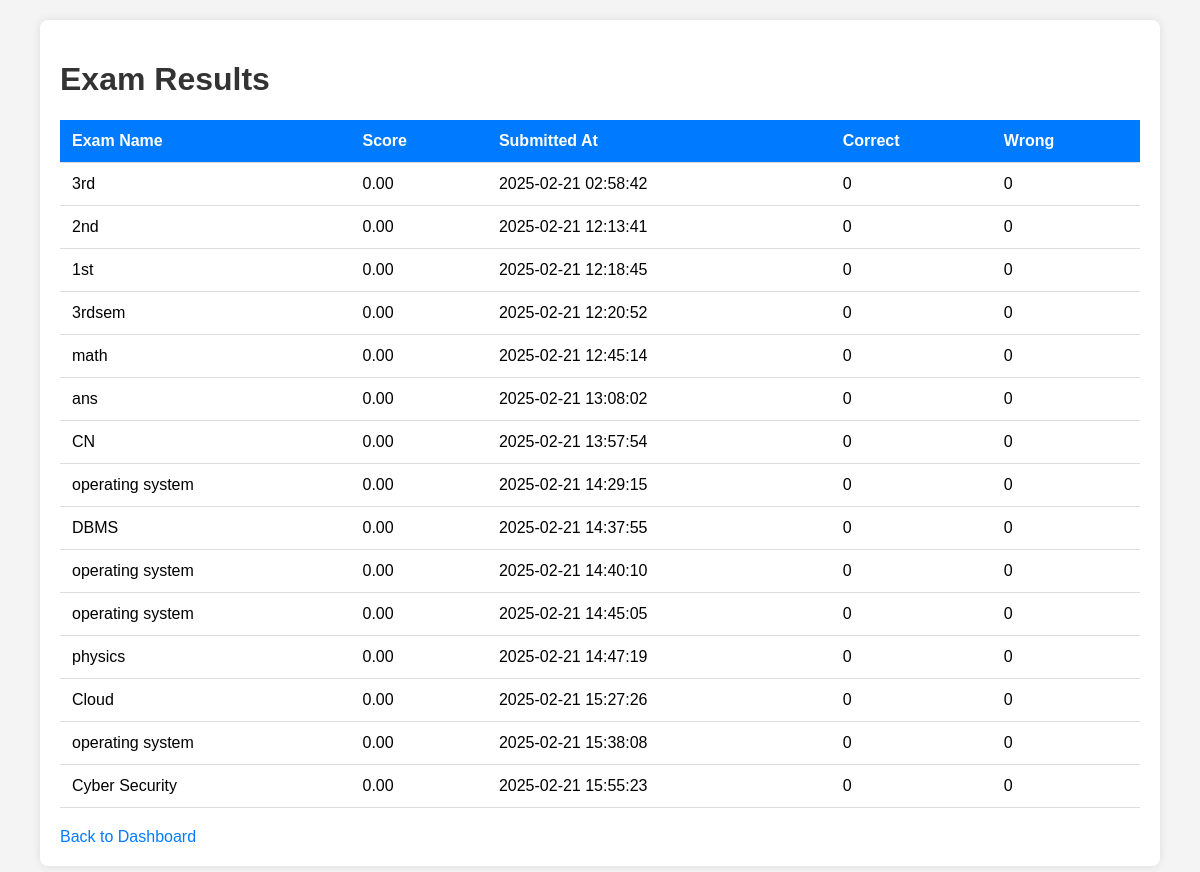
/student/view_results.php (signed in), run on the app's committed database.
### tables this page shows
CREATE TABLE `exam_attempts` (
  `id` int(11) NOT NULL,
  `student_id` int(11) NOT NULL,
  `exam_id` int(11) NOT NULL,
  `score` decimal(5,2) NOT NULL,
  `attempt_date` timestamp NOT NULL DEFAULT current_timestamp(),
  `status` enum('completed','in_progress') NOT NULL DEFAULT 'completed',
  `is_correct` tinyint(1) DEFAULT NULL
);

CREATE TABLE `exams` (
  `id` int(11) NOT NULL,
  `exam_name` varchar(100) NOT NULL,
  `description` text DEFAULT NULL,
  `created_by` int(11) DEFAULT NULL,
  `created_at` timestamp NOT NULL DEFAULT current_timestamp(),
  `retake_allowed` tinyint(1) NOT NULL DEFAULT 0,
  `schedule_time` datetime DEFAULT NULL,
  `duration` int(11) NOT NULL,
  `is_active` tinyint(1) NOT NULL DEFAULT 1,
  `total_marks` int(11) NOT NULL,
  `deleted_at` timestamp NULL DEFAULT NULL,
  `updated_at` timestamp NULL DEFAULT NULL ON UPDATE current_timestamp(),
  `exam_type` enum('practice','final') NOT NULL DEFAULT 'final'
);

### student/view_results.php (the view, shortened to what this page needs)
<?php
include('../db.php');
$student_id = $_SESSION['user_id'];
$stmt = $conn->prepare("
    SELECT
        ea.id AS attempt_id,
        ea.score,
        e.exam_name,
        ea.attempt_date AS submitted_at,
        SUM(er.is_correct) AS correct_count,
        COUNT(er.id) - SUM(er.is_correct) AS wrong_count
    FROM exam_attempts ea
    JOIN exams e ON ea.exam_id = e.id
    LEFT JOIN exam_results er ON ea.id = er.exam_attempt_id
    WHERE ea.student_id = :student_id
    GROUP BY ea.id
");
$stmt->bindParam(':student_id', $student_id, PDO::PARAM_INT);
$stmt->execute();
$results = $stmt->fetchAll(PDO::FETCH_ASSOC);
?>
<!DOCTYPE html>
<html lang="en">
<head>
    <link rel="stylesheet" href="../assets/css/style.css">
</head>
<body>
    <div class="container">
        <h1>Exam Results</h1>
        <?php if (count($results) > 0): ?>
            <table>
                <thead>
                    <tr>
                        <th>Exam Name</th>
                        <th>Score</th>
                        <th>Submitted At</th>
                        <th>Correct</th>
                        <th>Wrong</th>
                    </tr>
                </thead>
                <tbody>
                    <?php foreach ($results as $result): ?>
                        <tr>
                            <td><?php echo htmlspecialchars($result['exam_name']); ?></td>
                            <td><?php echo htmlspecialchars($result['score']); ?></td>
                            <td><?php echo htmlspecialchars($result['submitted_at']); ?></td>
                            <td><?php echo $result['correct_count'] ?? 0; ?></td>
                            <td><?php echo $result['wrong_count'] ?? 0; ?></td>
                        </tr>
                    <?php endforeach; ?>
                </tbody>
            </table>
        <?php else: ?>
            <p>No results found.</p>
        <?php endif; ?>
        <a href="dashboard.php">Back to Dashboard</a>
    </div>
</body>
</html>

### assets/css/style.css (style rules this page uses)
body { font-family: Arial, sans-serif; background-color: #f4f4f4; margin: 0; padding: 0; }
.container { width: 90%; max-width: 1200px; margin: 20px auto; padding: 20px; background-color: #fff; box-shadow: 0 0 10px rgba(0, 0, 0, 0.1); border-radius: 8px; }
h1, h2 { color: #333; }
a { text-decoration: none; color: #007bff; }
table { width: 100%; border-collapse: collapse; margin-bottom: 20px; }
table th, table td { padding: 12px; text-align: left; border-bottom: 1px solid #ddd; }
table th { background-color: #007bff; color: #fff; }

### data on the page
exam_attempts: exam.exam_name "3rd", score "0.00", attempt_date "2025-02-21 02:58:42", correct_count "0", wrong_count "0"
exam_attempts: exam.exam_name "2nd", score "0.00", attempt_date "2025-02-21 12:13:41", correct_count "0", wrong_count "0"
exam_attempts: exam.exam_name "1st", score "0.00", attempt_date "2025-02-21 12:18:45", correct_count "0", wrong_count "0"
exam_attempts: exam.exam_name "3rdsem", score "0.00", attempt_date "2025-02-21 12:20:52", correct_count "0", wrong_count "0"
exam_attempts: exam.exam_name "math", score "0.00", attempt_date "2025-02-21 12:45:14", correct_count "0", wrong_count "0"
exam_attempts: exam.exam_name "ans", score "0.00", attempt_date "2025-02-21 13:08:02", correct_count "0", wrong_count "0"
exam_attempts: exam.exam_name "CN", score "0.00", attempt_date "2025-02-21 13:57:54", correct_count "0", wrong_count "0"
exam_attempts: exam.exam_name "operating system", score "0.00", attempt_date "2025-02-21 14:29:15", correct_count "0", wrong_count "0"
exam_attempts: exam.exam_name "DBMS", score "0.00", attempt_date "2025-02-21 14:37:55", correct_count "0", wrong_count "0"
exam_attempts: exam.exam_name "operating system", score "0.00", attempt_date "2025-02-21 14:40:10", correct_count "0", wrong_count "0"
exam_attempts: exam.exam_name "operating system", score "0.00", attempt_date "2025-02-21 14:45:05", correct_count "0", wrong_count "0"
exam_attempts: exam.exam_name "physics", score "0.00", attempt_date "2025-02-21 14:47:19", correct_count "0", wrong_count "0"
exam_attempts: exam.exam_name "Cloud", score "0.00", attempt_date "2025-02-21 15:27:26", correct_count "0", wrong_count "0"
exam_attempts: exam.exam_name "operating system", score "0.00", attempt_date "2025-02-21 15:38:08", correct_count "0", wrong_count "0"
exam_attempts: exam.exam_name "Cyber Security", score "0.00", attempt_date "2025-02-21 15:55:23", correct_count "0", wrong_count "0"
